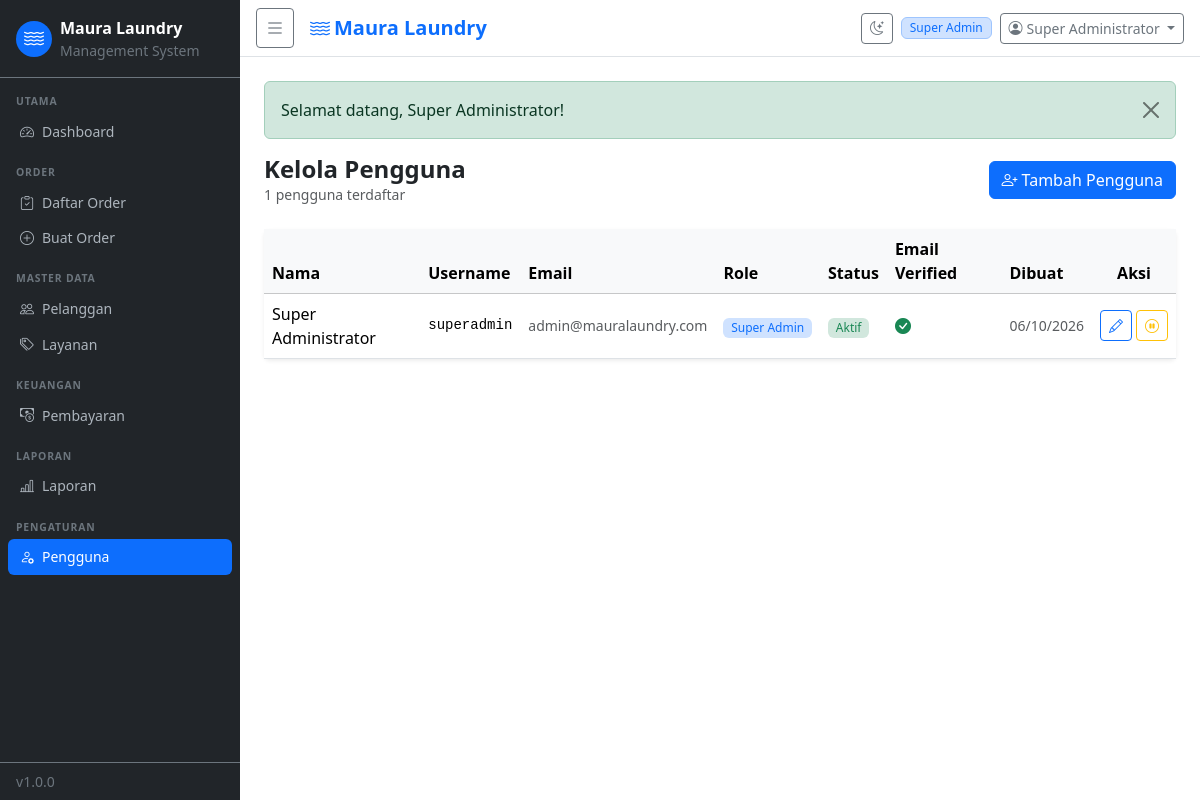
The page /pages/users/index.php (signed in) on the database its author committed.
### tables this page shows
CREATE TABLE `users` (
  `id` int(11) NOT NULL AUTO_INCREMENT,
  `role_id` int(11) NOT NULL,
  `name` varchar(100) NOT NULL,
  `username` varchar(50) NOT NULL,
  `email` varchar(150) NOT NULL,
  `phone` varchar(20) DEFAULT NULL,
  `password` varchar(255) NOT NULL,
  `email_verified` tinyint(1) NOT NULL DEFAULT 0,
  `email_token` varchar(100) DEFAULT NULL,
  `reset_token` varchar(100) DEFAULT NULL,
  `reset_expires` datetime DEFAULT NULL,
  `is_active` tinyint(1) NOT NULL DEFAULT 1,
  `created_at` datetime DEFAULT CURRENT_TIMESTAMP,
  PRIMARY KEY (`id`),
  UNIQUE KEY `username` (`username`),
  UNIQUE KEY `email` (`email`),
  KEY `role_id` (`role_id`),
  CONSTRAINT `u_role` FOREIGN KEY (`role_id`) REFERENCES `roles` (`id`)
);

CREATE TABLE `roles` (
  `id` int(11) NOT NULL AUTO_INCREMENT,
  `name` varchar(50) NOT NULL,
  `description` varchar(255) DEFAULT NULL,
  `created_at` datetime DEFAULT CURRENT_TIMESTAMP,
  PRIMARY KEY (`id`),
  UNIQUE KEY `name` (`name`)
);

### includes/auth.php (called while the page is built, shortened)
<?php
function is_logged_in(): bool {
    return !empty($_SESSION['user_id']);
}
function current_user(): ?array {
    static $user = null;
    if ($user === null) {
        $db   = db();
        $stmt = $db->prepare(
            "SELECT u.*, r.name AS role_name FROM users u
             JOIN roles r ON r.id = u.role_id
             WHERE u.id = ? AND u.is_active = 1"
        );
        $stmt->bind_param('i', $_SESSION['user_id']);
        $stmt->execute();
        $user = $stmt->get_result()->fetch_assoc();
    }
    return $user;
}
function user_permissions(): array {
    static $perms = null;
    if ($perms !== null) return $perms;
    $user = current_user();
    $db   = db();
    $stmt = $db->prepare(
        "SELECT p.name FROM permissions p
         JOIN role_permissions rp ON rp.permission_id = p.id
         WHERE rp.role_id = ?"
    );
    $stmt->bind_param('i', $user['role_id']);
    $stmt->execute();
    $result = $stmt->get_result();
    $perms  = [];
    while ($row = $result->fetch_assoc()) {
        $perms[] = $row['name'];
    }
    return $perms;
}
function can(string $permission): bool {
    return in_array($permission, user_permissions(), true);
}
function require_permission(string $permission): void {
    if (!can($permission)) {
        flash('error', 'Anda tidak memiliki akses ke halaman ini.');
        redirect(APP_URL . '/pages/dashboard.php');
    }
}

### includes/functions.php (called while the page is built, shortened)
<?php
function csrf_token(): string {
    return $_SESSION['csrf_token'];
}
function get_flash(): ?array {
    $f = $_SESSION['flash'] ?? null;
    return $f;
}
function h(string $s): string {
    return htmlspecialchars($s, ENT_QUOTES, 'UTF-8');
}

### pages/users/index.php (the view, shortened to what this page needs)
<?php
require_once __DIR__ . '/../../../includes/functions.php';
require_once __DIR__ . '/../../../includes/auth.php';
require_permission('users.manage');
$db    = db();
$users = $db->query(
    "SELECT u.*, r.name AS role_name FROM users u
     JOIN roles r ON r.id = u.role_id
     ORDER BY u.created_at DESC"
)->fetch_all(MYSQLI_ASSOC);
require_once __DIR__ . '/../../includes/header.php';
?>
<div class="d-flex justify-content-between align-items-center mb-4">
  <div><h4 class="fw-bold mb-0">Kelola Pengguna</h4><p class="text-muted small mb-0"><?= count($users) ?> pengguna terdaftar</p></div>
  <a href="<?= APP_URL ?>/pages/users/create.php" class="btn btn-primary"><i class="bi bi-person-plus me-1"></i>Tambah Pengguna</a>
</div>
<div class="card border-0 shadow-sm">
  <div class="card-body p-0">
    <table class="table table-hover align-middle mb-0">
      <thead class="table-light">
        <tr><th>Nama</th><th>Username</th><th>Email</th><th>Role</th><th>Status</th><th>Email Verified</th><th>Dibuat</th><th class="text-center">Aksi</th></tr>
      </thead>
      <tbody>
      <?php foreach ($users as $u): ?>
        <tr>
          <td class="fw-medium"><?= h($u['name']) ?></td>
          <td class="font-monospace small"><?= h($u['username']) ?></td>
          <td class="small text-muted"><?= h($u['email']) ?></td>
          <td><span class="badge bg-primary-subtle text-primary"><?= h($u['role_name']) ?></span></td>
          <td><?= $u['is_active'] ? '<span class="badge bg-success-subtle text-success">Aktif</span>' : '<span class="badge bg-danger-subtle text-danger">Nonaktif</span>' ?></td>
          <td><?= $u['email_verified'] ? '<i class="bi bi-check-circle-fill text-success"></i>' : '<i class="bi bi-x-circle text-muted"></i>' ?></td>
          <td class="small text-muted"><?= date('d/m/Y', strtotime($u['created_at'])) ?></td>
          <td class="text-center">
            <div class="d-flex gap-1 justify-content-center">
              <a href="<?= APP_URL ?>/pages/users/edit.php?id=<?= $u['id'] ?>" class="btn btn-sm btn-outline-primary" title="Edit"><i class="bi bi-pencil"></i></a>
              <?php if ($u['id'] !== $_SESSION['user_id']): ?>
              <a href="<?= APP_URL ?>/pages/users/toggle.php?id=<?= $u['id'] ?>&csrf=<?= csrf_token() ?>"
                 class="btn btn-sm <?= $u['is_active'] ? 'btn-outline-warning' : 'btn-outline-success' ?>"
                 data-confirm="<?= $u['is_active'] ? 'Nonaktifkan' : 'Aktifkan' ?> pengguna ini?"
                 title="<?= $u['is_active'] ? 'Nonaktifkan' : 'Aktifkan' ?>">
                <i class="bi bi-<?= $u['is_active'] ? 'pause-circle' : 'play-circle' ?>"></i>
              </a>
              <?php endif; ?>
            </div>
          </td>
        </tr>
      <?php endforeach; ?>
      </tbody>
    </table>
  </div>
</div>
<?php require_once __DIR__ . '/../../includes/footer.php'; ?>

### includes/header.php (shortened to what this page needs)
<?php
$user  = current_user();
$flash = get_flash();
?>
<!DOCTYPE html>
<html lang="id">
<head>
  <link rel="stylesheet" href="https://cdn.jsdelivr.net/npm/bootstrap@5.3.8/dist/css/bootstrap.min.css">
  <link rel="stylesheet" href="https://cdn.jsdelivr.net/npm/bootstrap-icons@1.13.2/font/bootstrap-icons.min.css">
  <link rel="stylesheet" href="<?= APP_URL ?>/assets/css/style.css">
</head>
<body>
<div class="wrapper d-flex">
  <?php require_once __DIR__ . '/sidebar.php'; ?>
  <div class="main-content flex-grow-1">
    <nav class="navbar navbar-expand-lg navbar-light bg-white border-bottom px-3 py-2">
      <button class="btn btn-sm btn-outline-secondary me-3" id="sidebarToggle">
        <i class="bi bi-list fs-5"></i>
      </button>
      <span class="navbar-brand mb-0 fw-semibold text-primary">
        <i class="bi bi-water me-1"></i><?= APP_NAME ?>
      </span>
      <div class="ms-auto d-flex align-items-center gap-2">
        <button class="btn btn-sm btn-outline-secondary" id="darkToggle" title="Toggle tema">
          <i class="bi bi-moon-stars"></i>
        </button>
        <span class="badge bg-primary-subtle text-primary border border-primary-subtle">
          <?= h($user['role_name'] ?? '') ?>
        </span>
        <div class="dropdown">
          <button class="btn btn-sm btn-outline-secondary dropdown-toggle" data-bs-toggle="dropdown">
            <i class="bi bi-person-circle me-1"></i><?= h($user['name'] ?? '') ?>
          </button>
        </div>
      </div>
    </nav>
    <div class="p-4">
      <?php if ($flash): ?>
        <div class="alert alert-<?= $flash['type'] === 'error' ? 'danger' : h($flash['type']) ?> alert-dismissible fade show" role="alert">
          <?= h($flash['message']) ?>
          <button type="button" class="btn-close" data-bs-dismiss="alert"></button>
        </div>
      <?php endif; ?>

### assets/css/style.css (style rules this page uses)
:root { --sidebar-width: 240px; --sidebar-collapsed: 60px; --primary: #0d6efd; --page-bg: #f8f9fa; --card-bg: #ffffff; --text-primary: #212529; --border-color: #dee2e6; }
.wrapper { min-height: 100vh; }
.main-content { min-width: 0; }
.badge { font-size: .75em; font-weight: 500; }

### rows shown on the page
users: role.name "Super Admin", name "Super Administrator", username "superadmin", email "admin@mauralaundry.com", is_active "Aktif", email_verified 1 (drawn), created_at "06/10/2026"

### other values the page prints
$label "Dashboard Daftar Order Buat Order Pelanggan Layanan Pembayaran Laporan Pengguna"
APP_VERSION "1.0.0"
APP_NAME "Maura Laundry"
$flash['message'] "Selamat datang, Super Administrator!"
count($users) "1"
